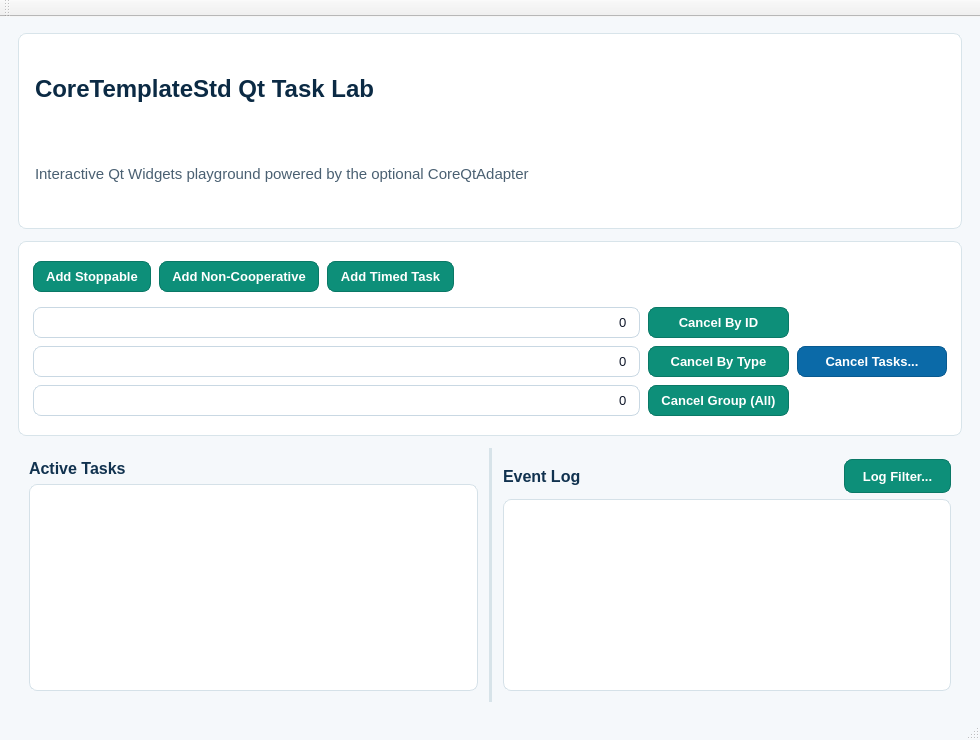
<?xml version="1.0" encoding="UTF-8"?>
<ui version="4.0">
 <class>MainWindow</class>
 <widget class="QMainWindow" name="MainWindow">
  <property name="geometry">
   <rect>
    <x>0</x>
    <y>0</y>
    <width>980</width>
    <height>740</height>
   </rect>
  </property>
  <property name="minimumSize">
   <size>
    <width>780</width>
    <height>620</height>
   </size>
  </property>
  <property name="windowTitle">
   <string>CoreTemplateStd Qt Task Lab</string>
  </property>
  <property name="styleSheet">
   <string notr="true">QMainWindow {
  background: #f5f8fb;
}
QWidget {
  color: #0f172a;
  font-size: 10pt;
}
QFrame#headerCard, QFrame#controlsCard {
  background: #ffffff;
  border: 1px solid #d8e4ea;
  border-radius: 8px;
}
QLabel#titleLabel {
  font-size: 24px;
  font-weight: 700;
  color: #0b2a44;
}
QLabel#subtitleLabel {
  font-size: 11pt;
  color: #4a6072;
}
QLabel#label, QLabel#label_2 {
  font-size: 12pt;
  font-weight: 700;
  color: #11324f;
}
QPushButton, QToolButton {
  background: #0d8f79;
  color: #ffffff;
  border: 1px solid #0a7866;
  border-radius: 8px;
  padding: 7px 12px;
  font-weight: 600;
}
QPushButton:hover, QToolButton:hover {
  background: #10a38a;
}
QPushButton:pressed, QToolButton:pressed {
  background: #0a7866;
}
QPushButton#pushButtonStopTasks {
  background: #0b6aa8;
  border: 1px solid #095a90;
}
QPushButton#pushButtonStopTasks:hover {
  background: #0f7bc3;
}
QLineEdit {
  background: #ffffff;
  border: 1px solid #c9d8e3;
  border-radius: 8px;
  padding: 6px 9px;
}
QLineEdit:focus {
  border: 1px solid #0d8f79;
}
QListWidget, QTextEdit {
  background: #ffffff;
  border: 1px solid #d5e1e8;
  border-radius: 8px;
}
QSplitter::handle {
  background: #d7e3e9;
  width: 3px;
  height: 3px;
}</string>
  </property>
  <widget class="QWidget" name="centralWidget">
   <layout class="QVBoxLayout" name="verticalLayoutRoot">
    <property name="spacing">
     <number>12</number>
    </property>
    <property name="leftMargin">
     <number>18</number>
    </property>
    <property name="topMargin">
     <number>16</number>
    </property>
    <property name="rightMargin">
     <number>18</number>
    </property>
    <property name="bottomMargin">
     <number>16</number>
    </property>
    <item>
     <widget class="QFrame" name="headerCard">
      <property name="frameShape">
       <enum>QFrame::StyledPanel</enum>
      </property>
      <layout class="QVBoxLayout" name="verticalLayoutHeader">
       <property name="spacing">
        <number>4</number>
       </property>
       <property name="leftMargin">
        <number>16</number>
       </property>
       <property name="topMargin">
        <number>14</number>
       </property>
       <property name="rightMargin">
        <number>16</number>
       </property>
       <property name="bottomMargin">
        <number>14</number>
       </property>
       <item>
        <widget class="QLabel" name="titleLabel">
         <property name="text">
          <string>CoreTemplateStd Qt Task Lab</string>
         </property>
        </widget>
       </item>
       <item>
        <widget class="QLabel" name="subtitleLabel">
         <property name="text">
          <string>Interactive Qt Widgets playground powered by the optional CoreQtAdapter</string>
         </property>
        </widget>
       </item>
      </layout>
     </widget>
    </item>
    <item>
     <widget class="QFrame" name="controlsCard">
      <property name="frameShape">
       <enum>QFrame::StyledPanel</enum>
      </property>
      <layout class="QVBoxLayout" name="verticalLayoutControlsCard">
       <property name="spacing">
        <number>10</number>
       </property>
       <property name="leftMargin">
        <number>14</number>
       </property>
       <property name="topMargin">
        <number>14</number>
       </property>
       <property name="rightMargin">
        <number>14</number>
       </property>
       <property name="bottomMargin">
        <number>14</number>
       </property>
       <item>
        <layout class="QHBoxLayout" name="horizontalLayoutAddButtons">
         <property name="spacing">
          <number>8</number>
         </property>
         <item>
          <widget class="QPushButton" name="pushButtonAddTask0">
           <property name="text">
            <string>Add Stoppable</string>
           </property>
          </widget>
         </item>
         <item>
          <widget class="QPushButton" name="pushButtonAddTask1">
           <property name="text">
            <string>Add Non-Cooperative</string>
           </property>
          </widget>
         </item>
         <item>
          <widget class="QPushButton" name="pushButtonAddTask2">
           <property name="text">
            <string>Add Timed Task</string>
           </property>
          </widget>
         </item>
         <item>
          <spacer name="horizontalSpacerAddButtons">
           <property name="orientation">
            <enum>Qt::Horizontal</enum>
           </property>
           <property name="sizeHint" stdset="0">
            <size>
             <width>40</width>
             <height>20</height>
            </size>
           </property>
          </spacer>
         </item>
        </layout>
       </item>
       <item>
        <layout class="QGridLayout" name="gridLayoutControls">
         <property name="spacing">
          <number>8</number>
         </property>
         <item row="0" column="0">
          <widget class="QLineEdit" name="lineEditStopTaskId">
           <property name="text">
            <string>0</string>
           </property>
           <property name="alignment">
            <set>Qt::AlignRight|Qt::AlignTrailing|Qt::AlignVCenter</set>
           </property>
           <property name="placeholderText">
            <string>Task ID</string>
           </property>
          </widget>
         </item>
         <item row="0" column="1">
          <widget class="QPushButton" name="pushButtonStopTaskById">
           <property name="text">
            <string>Cancel By ID</string>
           </property>
          </widget>
         </item>
         <item row="1" column="0">
          <widget class="QLineEdit" name="lineEditStopTaskType">
           <property name="text">
            <string>0</string>
           </property>
           <property name="alignment">
            <set>Qt::AlignRight|Qt::AlignTrailing|Qt::AlignVCenter</set>
           </property>
           <property name="placeholderText">
            <string>Task Type</string>
           </property>
          </widget>
         </item>
         <item row="1" column="1">
          <widget class="QPushButton" name="pushButtonStopTaskByType">
           <property name="text">
            <string>Cancel By Type</string>
           </property>
          </widget>
         </item>
         <item row="2" column="0">
          <widget class="QLineEdit" name="lineEditStopTaskGroup">
           <property name="text">
            <string>0</string>
           </property>
           <property name="alignment">
            <set>Qt::AlignRight|Qt::AlignTrailing|Qt::AlignVCenter</set>
           </property>
           <property name="placeholderText">
            <string>Task Group</string>
           </property>
          </widget>
         </item>
         <item row="2" column="1">
          <widget class="QPushButton" name="pushButtonStopTaskByGroup">
           <property name="toolTip">
            <string>Cancels all tasks in the specified group, including queued tasks.</string>
           </property>
           <property name="text">
            <string>Cancel Group (All)</string>
           </property>
          </widget>
         </item>
         <item row="0" column="2" rowspan="3">
          <widget class="QPushButton" name="pushButtonStopTasks">
           <property name="minimumSize">
            <size>
             <width>150</width>
             <height>0</height>
            </size>
           </property>
           <property name="text">
            <string>Cancel Tasks...</string>
           </property>
          </widget>
         </item>
        </layout>
       </item>
      </layout>
     </widget>
    </item>
    <item>
     <widget class="QSplitter" name="splitterMainPanels">
      <property name="orientation">
       <enum>Qt::Horizontal</enum>
      </property>
      <property name="childrenCollapsible">
       <bool>false</bool>
      </property>
      <widget class="QWidget" name="tasksPanel">
       <layout class="QVBoxLayout" name="verticalLayoutTasksPanel">
        <property name="spacing">
         <number>6</number>
        </property>
        <item>
         <widget class="QLabel" name="label">
          <property name="text">
           <string>Active Tasks</string>
          </property>
         </widget>
        </item>
        <item>
         <widget class="QListWidget" name="listWidget"/>
        </item>
       </layout>
      </widget>
      <widget class="QWidget" name="logPanel">
       <layout class="QVBoxLayout" name="verticalLayoutLogPanel">
        <property name="spacing">
         <number>6</number>
        </property>
        <item>
         <layout class="QHBoxLayout" name="horizontalLayoutLogHeader">
          <item>
           <widget class="QLabel" name="label_2">
            <property name="text">
             <string>Event Log</string>
            </property>
           </widget>
          </item>
          <item>
           <spacer name="horizontalSpacerLogHeader">
            <property name="orientation">
             <enum>Qt::Horizontal</enum>
            </property>
            <property name="sizeHint" stdset="0">
             <size>
              <width>40</width>
              <height>20</height>
             </size>
            </property>
           </spacer>
          </item>
          <item>
           <widget class="QToolButton" name="toolButtonLogFilter">
            <property name="text">
             <string>Log Filter...</string>
            </property>
            <property name="popupMode">
             <enum>QToolButton::InstantPopup</enum>
            </property>
           </widget>
          </item>
         </layout>
        </item>
        <item>
         <widget class="QTextEdit" name="textEdit">
          <property name="readOnly">
           <bool>true</bool>
          </property>
         </widget>
        </item>
       </layout>
      </widget>
     </widget>
    </item>
   </layout>
  </widget>
  <widget class="QMenuBar" name="menuBar"/>
  <widget class="QToolBar" name="mainToolBar"/>
  <widget class="QStatusBar" name="statusBar"/>
 </widget>
 <layoutdefault spacing="6" margin="11"/>
 <resources/>
 <connections/>
</ui>
